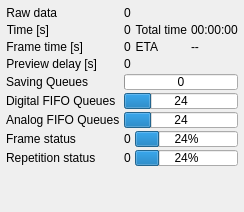
  <widget class="QDockWidget" name="dockWidget_statistics">
   <property name="features">
    <set>QDockWidget::DockWidgetFeature::DockWidgetFloatable|QDockWidget::DockWidgetFeature::DockWidgetMovable</set>
   </property>
   <property name="windowTitle">
    <string>Statistics</string>
   </property>
   <attribute name="dockWidgetArea">
    <number>2</number>
   </attribute>
   <widget class="QWidget" name="dockWidgetContents_6">
    <layout class="QGridLayout" name="gridLayout_14">
     <property name="leftMargin">
      <number>6</number>
     </property>
     <property name="topMargin">
      <number>6</number>
     </property>
     <property name="rightMargin">
      <number>6</number>
     </property>
     <property name="bottomMargin">
      <number>6</number>
     </property>
     <item row="4" column="0">
      <layout class="QGridLayout" name="gridLayout_statistics" columnstretch="0,0,0,1">
       <property name="sizeConstraint">
        <enum>QLayout::SizeConstraint::SetDefaultConstraint</enum>
       </property>
       <property name="horizontalSpacing">
        <number>4</number>
       </property>
       <property name="verticalSpacing">
        <number>3</number>
       </property>
       <item row="8" column="2" colspan="2">
        <widget class="QProgressBar" name="progressBar_repetition">
         <property name="sizePolicy">
          <sizepolicy hsizetype="Expanding" vsizetype="Fixed">
           <horstretch>0</horstretch>
           <verstretch>0</verstretch>
          </sizepolicy>
         </property>
         <property name="styleSheet">
          <string notr="true">height: 8px;</string>
         </property>
         <property name="value">
          <number>24</number>
         </property>
         <property name="format">
          <string>%v%</string>
         </property>
        </widget>
       </item>
       <item row="7" column="0">
        <widget class="QLabel" name="label_70">
         <property name="sizePolicy">
          <sizepolicy hsizetype="Maximum" vsizetype="Preferred">
           <horstretch>0</horstretch>
           <verstretch>0</verstretch>
          </sizepolicy>
         </property>
         <property name="text">
          <string>Frame status</string>
         </property>
        </widget>
       </item>
       <item row="8" column="1">
        <widget class="QLabel" name="label_current_repetition_val">
         <property name="sizePolicy">
          <sizepolicy hsizetype="Maximum" vsizetype="Preferred">
           <horstretch>0</horstretch>
           <verstretch>0</verstretch>
          </sizepolicy>
         </property>
         <property name="text">
          <string>0</string>
         </property>
         <property name="alignment">
          <set>Qt::AlignmentFlag::AlignLeading|Qt::AlignmentFlag::AlignLeft|Qt::AlignmentFlag::AlignVCenter</set>
         </property>
        </widget>
       </item>
       <item row="2" column="0">
        <widget class="QLabel" name="label_expected_dur">
         <property name="sizePolicy">
          <sizepolicy hsizetype="Maximum" vsizetype="Preferred">
           <horstretch>0</horstretch>
           <verstretch>0</verstretch>
          </sizepolicy>
         </property>
         <property name="text">
          <string>Frame time [s]</string>
         </property>
         <property name="alignment">
          <set>Qt::AlignmentFlag::AlignRight|Qt::AlignmentFlag::AlignTrailing|Qt::AlignmentFlag::AlignVCenter</set>
         </property>
        </widget>
       </item>
       <item row="8" column="0">
        <widget class="QLabel" name="label_71">
         <property name="sizePolicy">
          <sizepolicy hsizetype="Maximum" vsizetype="Preferred">
           <horstretch>0</horstretch>
           <verstretch>0</verstretch>
          </sizepolicy>
         </property>
         <property name="text">
          <string>Repetition status</string>
         </property>
        </widget>
       </item>
       <item row="4" column="1" colspan="3">
        <widget class="QProgressBar" name="progressBar_saving">
         <property name="sizePolicy">
          <sizepolicy hsizetype="Expanding" vsizetype="Fixed">
           <horstretch>0</horstretch>
           <verstretch>0</verstretch>
          </sizepolicy>
         </property>
         <property name="styleSheet">
          <string notr="true">height: 8px;</string>
         </property>
         <property name="value">
          <number>0</number>
         </property>
         <property name="format">
          <string>%v</string>
         </property>
        </widget>
       </item>
       <item row="5" column="1" colspan="3">
        <widget class="QProgressBar" name="progressBar_fifo_digital">
         <property name="sizePolicy">
          <sizepolicy hsizetype="Expanding" vsizetype="Fixed">
           <horstretch>0</horstretch>
           <verstretch>0</verstretch>
          </sizepolicy>
         </property>
         <property name="styleSheet">
          <string notr="true">height: 8px;</string>
         </property>
         <property name="value">
          <number>24</number>
         </property>
         <property name="textVisible">
          <bool>true</bool>
         </property>
         <property name="format">
          <string>%v</string>
         </property>
        </widget>
       </item>
       <item row="7" column="1">
        <widget class="QLabel" name="label_current_frame_val">
         <property name="sizePolicy">
          <sizepolicy hsizetype="Maximum" vsizetype="Preferred">
           <horstretch>0</horstretch>
           <verstretch>0</verstretch>
          </sizepolicy>
         </property>
         <property name="text">
          <string>0</string>
         </property>
         <property name="alignment">
          <set>Qt::AlignmentFlag::AlignLeading|Qt::AlignmentFlag::AlignLeft|Qt::AlignmentFlag::AlignVCenter</set>
         </property>
        </widget>
       </item>
       <item row="7" column="2" colspan="2">
        <widget class="QProgressBar" name="progressBar_frame">
         <property name="sizePolicy">
          <sizepolicy hsizetype="Expanding" vsizetype="Fixed">
           <horstretch>0</horstretch>
           <verstretch>0</verstretch>
          </sizepolicy>
         </property>
         <property name="styleSheet">
          <string notr="true">height: 8px;</string>
         </property>
         <property name="value">
          <number>24</number>
         </property>
         <property name="format">
          <string>%v%</string>
         </property>
        </widget>
       </item>
       <item row="5" column="0">
        <widget class="QLabel" name="label_72">
         <property name="sizePolicy">
          <sizepolicy hsizetype="Maximum" vsizetype="Preferred">
           <horstretch>0</horstretch>
           <verstretch>0</verstretch>
          </sizepolicy>
         </property>
         <property name="text">
          <string>Digital FIFO Queues</string>
         </property>
        </widget>
       </item>
       <item row="6" column="1" colspan="3">
        <widget class="QProgressBar" name="progressBar_fifo_analog">
         <property name="sizePolicy">
          <sizepolicy hsizetype="Expanding" vsizetype="Fixed">
           <horstretch>0</horstretch>
           <verstretch>0</verstretch>
          </sizepolicy>
         </property>
         <property name="styleSheet">
          <string notr="true">height: 8px;</string>
         </property>
         <property name="value">
          <number>24</number>
         </property>
         <property name="format">
          <string>%v</string>
         </property>
        </widget>
       </item>
       <item row="6" column="0">
        <widget class="QLabel" name="label_85">
         <property name="sizePolicy">
          <sizepolicy hsizetype="Maximum" vsizetype="Preferred">
           <horstretch>0</horstretch>
           <verstretch>0</verstretch>
          </sizepolicy>
         </property>
         <property name="text">
          <string>Analog FIFO Queues</string>
         </property>
        </widget>
       </item>
       <item row="4" column="0">
        <widget class="QLabel" name="label_87">
         <property name="sizePolicy">
          <sizepolicy hsizetype="Maximum" vsizetype="Preferred">
           <horstretch>0</horstretch>
           <verstretch>0</verstretch>
          </sizepolicy>
         </property>
         <property name="text">
          <string>Saving Queues</string>
         </property>
        </widget>
       </item>
       <item row="0" column="0">
        <widget class="QLabel" name="label_tot_num_dat_point">
         <property name="sizePolicy">
          <sizepolicy hsizetype="Maximum" vsizetype="Minimum">
           <horstretch>0</horstretch>
           <verstretch>0</verstretch>
          </sizepolicy>
         </property>
         <property name="text">
          <string>Raw data</string>
         </property>
         <property name="alignment">
          <set>Qt::AlignmentFlag::AlignRight|Qt::AlignmentFlag::AlignTrailing|Qt::AlignmentFlag::AlignVCenter</set>
         </property>
        </widget>
       </item>
       <item row="1" column="0">
        <widget class="QLabel" name="label_current_time">
         <property name="sizePolicy">
          <sizepolicy hsizetype="Maximum" vsizetype="Preferred">
           <horstretch>0</horstretch>
           <verstretch>0</verstretch>
          </sizepolicy>
         </property>
         <property name="text">
          <string>Time [s]</string>
         </property>
         <property name="alignment">
          <set>Qt::AlignmentFlag::AlignRight|Qt::AlignmentFlag::AlignTrailing|Qt::AlignmentFlag::AlignVCenter</set>
         </property>
        </widget>
       </item>
       <item row="1" column="1">
        <widget class="QLabel" name="label_current_time_val">
         <property name="sizePolicy">
          <sizepolicy hsizetype="Maximum" vsizetype="Preferred">
           <horstretch>0</horstretch>
           <verstretch>0</verstretch>
          </sizepolicy>
         </property>
         <property name="text">
          <string>0</string>
         </property>
         <property name="alignment">
          <set>Qt::AlignmentFlag::AlignLeading|Qt::AlignmentFlag::AlignLeft|Qt::AlignmentFlag::AlignVCenter</set>
         </property>
        </widget>
       </item>
       <item row="2" column="1">
        <widget class="QLabel" name="label_frame_time_val">
         <property name="sizePolicy">
          <sizepolicy hsizetype="Maximum" vsizetype="Preferred">
           <horstretch>0</horstretch>
           <verstretch>0</verstretch>
          </sizepolicy>
         </property>
         <property name="text">
          <string>0</string>
         </property>
         <property name="alignment">
          <set>Qt::AlignmentFlag::AlignLeading|Qt::AlignmentFlag::AlignLeft|Qt::AlignmentFlag::AlignVCenter</set>
         </property>
        </widget>
       </item>
       <item row="0" column="1" colspan="3">
        <widget class="QLabel" name="label_tot_num_dat_point_val">
         <property name="sizePolicy">
          <sizepolicy hsizetype="Expanding" vsizetype="Minimum">
           <horstretch>0</horstretch>
           <verstretch>0</verstretch>
          </sizepolicy>
         </property>
         <property name="text">
          <string>0</string>
         </property>
         <property name="alignment">
          <set>Qt::AlignmentFlag::AlignLeading|Qt::AlignmentFlag::AlignLeft|Qt::AlignmentFlag::AlignVCenter</set>
         </property>
         <property name="wordWrap">
          <bool>true</bool>
         </property>
        </widget>
       </item>
       <item row="1" column="2">
        <widget class="QLabel" name="label_current_time_3">
         <property name="sizePolicy">
          <sizepolicy hsizetype="Maximum" vsizetype="Preferred">
           <horstretch>0</horstretch>
           <verstretch>0</verstretch>
          </sizepolicy>
         </property>
         <property name="text">
          <string>Total time</string>
         </property>
         <property name="alignment">
          <set>Qt::AlignmentFlag::AlignRight|Qt::AlignmentFlag::AlignTrailing|Qt::AlignmentFlag::AlignVCenter</set>
         </property>
        </widget>
       </item>
       <item row="3" column="0">
        <widget class="QLabel" name="label_preview_delay_label">
         <property name="sizePolicy">
          <sizepolicy hsizetype="Maximum" vsizetype="Preferred">
           <horstretch>0</horstretch>
           <verstretch>0</verstretch>
          </sizepolicy>
         </property>
         <property name="text">
          <string>Preview delay [s]</string>
         </property>
         <property name="alignment">
          <set>Qt::AlignmentFlag::AlignRight|Qt::AlignmentFlag::AlignTrailing|Qt::AlignmentFlag::AlignVCenter</set>
         </property>
        </widget>
       </item>
       <item row="3" column="1">
        <widget class="QLabel" name="label_preview_delay">
         <property name="sizePolicy">
          <sizepolicy hsizetype="Maximum" vsizetype="Preferred">
           <horstretch>0</horstretch>
           <verstretch>0</verstretch>
          </sizepolicy>
         </property>
         <property name="text">
          <string>0</string>
         </property>
         <property name="alignment">
          <set>Qt::AlignmentFlag::AlignLeading|Qt::AlignmentFlag::AlignLeft|Qt::AlignmentFlag::AlignVCenter</set>
         </property>
        </widget>
       </item>
       <item row="1" column="3">
        <widget class="QLabel" name="label_expected_dur_val">
         <property name="sizePolicy">
          <sizepolicy hsizetype="Expanding" vsizetype="Preferred">
           <horstretch>0</horstretch>
           <verstretch>0</verstretch>
          </sizepolicy>
         </property>
         <property name="text">
          <string>00:00:00</string>
         </property>
         <property name="alignment">
          <set>Qt::AlignmentFlag::AlignLeading|Qt::AlignmentFlag::AlignLeft|Qt::AlignmentFlag::AlignVCenter</set>
         </property>
        </widget>
       </item>
       <item row="2" column="3">
        <widget class="QLabel" name="label_ETA">
         <property name="sizePolicy">
          <sizepolicy hsizetype="Expanding" vsizetype="Preferred">
           <horstretch>0</horstretch>
           <verstretch>0</verstretch>
          </sizepolicy>
         </property>
         <property name="text">
          <string>--</string>
         </property>
         <property name="alignment">
          <set>Qt::AlignmentFlag::AlignLeading|Qt::AlignmentFlag::AlignLeft|Qt::AlignmentFlag::AlignVCenter</set>
         </property>
        </widget>
       </item>
       <item row="2" column="2">
        <widget class="QLabel" name="label_ETA_2">
         <property name="sizePolicy">
          <sizepolicy hsizetype="Maximum" vsizetype="Preferred">
           <horstretch>0</horstretch>
           <verstretch>0</verstretch>
          </sizepolicy>
         </property>
         <property name="text">
          <string>ETA</string>
         </property>
         <property name="alignment">
          <set>Qt::AlignmentFlag::AlignRight|Qt::AlignmentFlag::AlignTrailing|Qt::AlignmentFlag::AlignVCenter</set>
         </property>
        </widget>
       </item>
      </layout>
     </item>
     <item row="5" column="0">
      <spacer name="verticalSpacer_13">
       <property name="orientation">
        <enum>Qt::Orientation::Vertical</enum>
       </property>
       <property name="sizeHint" stdset="0">
        <size>
         <width>20</width>
         <height>40</height>
        </size>
       </property>
      </spacer>
     </item>
    </layout>
   </widget>
  </widget>
